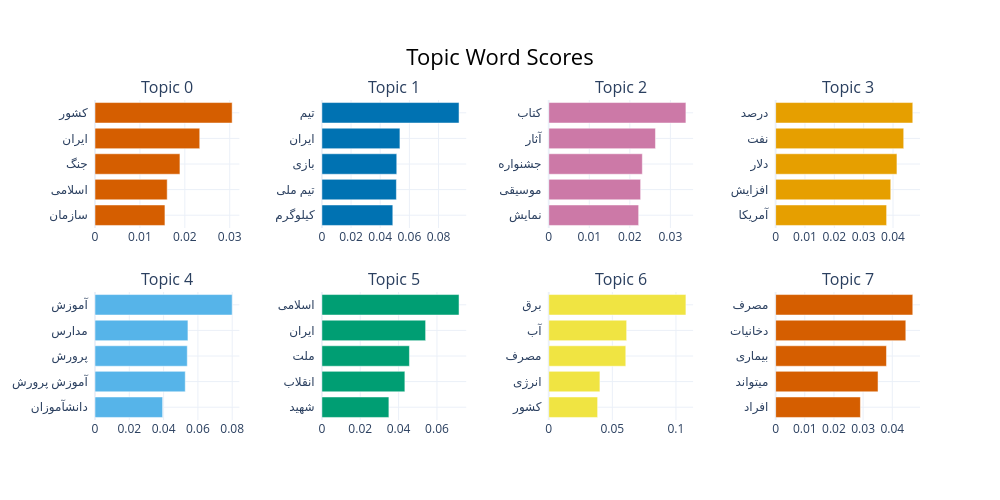

The notebook cell saved with this chart:
### Code cell
fig = topic_model.visualize_barchart(
    top_n_topics=20
)

fig.show()

### Figure 1 — Plotly figure (JSON) as saved in the notebook; plotly's stock layout.template omitted (floating-point values rounded to 4 significant figures)
{"data": [{"marker": {"color": "#D55E00"}, "orientation": "h", "type": "bar", "x": [0.01557, 0.01608, 0.01891, 0.02332, 0.03054], "xaxis": "x", "y": ["سازمان  ", "اسلامی  ", "جنگ  ", "ایران  ", "کشور  "], "yaxis": "y"}, {"marker": {"color": "#0072B2"}, "orientation": "h", "type": "bar", "x": [0.04864, 0.0511, 0.05136, 0.05352, 0.09405], "xaxis": "x2", "y": ["کیلوگرم  ", "تیم ملی  ", "بازی  ", "ایران  ", "تیم  "], "yaxis": "y2"}, {"marker": {"color": "#CC79A7"}, "orientation": "h", "type": "bar", "x": [0.02217, 0.02266, 0.02308, 0.02632, 0.03383], "xaxis": "x3", "y": ["نمایش  ", "موسیقی  ", "جشنواره  ", "آثار  ", "کتاب  "], "yaxis": "y3"}, {"marker": {"color": "#E69F00"}, "orientation": "h", "type": "bar", "x": [0.03782, 0.03923, 0.04134, 0.04364, 0.04674], "xaxis": "x4", "y": ["آمریکا  ", "افزایش  ", "دلار  ", "نفت  ", "درصد  "], "yaxis": "y4"}, {"marker": {"color": "#56B4E9"}, "orientation": "h", "type": "bar", "x": [0.03944, 0.05263, 0.0538, 0.05418, 0.07997], "xaxis": "x5", "y": ["دانشآموزان  ", "آموزش پرورش  ", "پرورش  ", "مدارس  ", "آموزش  "], "yaxis": "y5"}, {"marker": {"color": "#009E73"}, "orientation": "h", "type": "bar", "x": [0.03494, 0.04327, 0.04564, 0.05408, 0.07151], "xaxis": "x6", "y": ["شهید  ", "انقلاب  ", "ملت  ", "ایران  ", "اسلامی  "], "yaxis": "y6"}, {"marker": {"color": "#F0E442"}, "orientation": "h", "type": "bar", "x": [0.03842, 0.04023, 0.06057, 0.06125, 0.1078], "xaxis": "x7", "y": ["کشور  ", "انرژی  ", "مصرف  ", "آب  ", "برق  "], "yaxis": "y7"}, {"marker": {"color": "#D55E00"}, "orientation": "h", "type": "bar", "x": [0.02908, 0.03512, 0.03801, 0.04464, 0.04703], "xaxis": "x8", "y": ["افراد  ", "میتواند  ", "بیماری  ", "دخانیات  ", "مصرف  "], "yaxis": "y8"}], "layout": {"annotations": [{"font": {"size": 16}, "showarrow": false, "text": "Topic 0", "x": 0.0875, "xanchor": "center", "xref": "paper", "y": 1, "yanchor": "bottom", "yref": "paper"}, {"font": {"size": 16}, "showarrow": false, "text": "Topic 1", "x": 0.3625, "xanchor": "center", "xref": "paper", "y": 1, "yanchor": "bottom", "yref": "paper"}, {"font": {"size": 16}, "showarrow": false, "text": "Topic 2", "x": 0.6375, "xanchor": "center", "xref": "paper", "y": 1, "yanchor": "bottom", "yref": "paper"}, {"font": {"size": 16}, "showarrow": false, "text": "Topic 3", "x": 0.9125, "xanchor": "center", "xref": "paper", "y": 1, "yanchor": "bottom", "yref": "paper"}, {"font": {"size": 16}, "showarrow": false, "text": "Topic 4", "x": 0.0875, "xanchor": "center", "xref": "paper", "y": 0.4, "yanchor": "bottom", "yref": "paper"}, {"font": {"size": 16}, "showarrow": false, "text": "Topic 5", "x": 0.3625, "xanchor": "center", "xref": "paper", "y": 0.4, "yanchor": "bottom", "yref": "paper"}, {"font": {"size": 16}, "showarrow": false, "text": "Topic 6", "x": 0.6375, "xanchor": "center", "xref": "paper", "y": 0.4, "yanchor": "bottom", "yref": "paper"}, {"font": {"size": 16}, "showarrow": false, "text": "Topic 7", "x": 0.9125, "xanchor": "center", "xref": "paper", "y": 0.4, "yanchor": "bottom", "yref": "paper"}], "height": 500, "hoverlabel": {"bgcolor": "white", "font": {"family": "Rockwell", "size": 16}}, "showlegend": false, "title": {"font": {"color": "Black", "size": 22}, "text": "Topic Word Scores", "x": 0.5, "xanchor": "center", "yanchor": "top"}, "width": 1000, "xaxis": {"anchor": "y", "domain": [0, 0.175], "showgrid": true}, "xaxis2": {"anchor": "y2", "domain": [0.275, 0.45], "showgrid": true}, "xaxis3": {"anchor": "y3", "domain": [0.55, 0.725], "showgrid": true}, "xaxis4": {"anchor": "y4", "domain": [0.825, 1], "showgrid": true}, "xaxis5": {"anchor": "y5", "domain": [0, 0.175], "showgrid": true}, "xaxis6": {"anchor": "y6", "domain": [0.275, 0.45], "showgrid": true}, "xaxis7": {"anchor": "y7", "domain": [0.55, 0.725], "showgrid": true}, "xaxis8": {"anchor": "y8", "domain": [0.825, 1], "showgrid": true}, "yaxis": {"anchor": "x", "domain": [0.6, 1], "showgrid": true}, "yaxis2": {"anchor": "x2", "domain": [0.6, 1], "showgrid": true}, "yaxis3": {"anchor": "x3", "domain": [0.6, 1], "showgrid": true}, "yaxis4": {"anchor": "x4", "domain": [0.6, 1], "showgrid": true}, "yaxis5": {"anchor": "x5", "domain": [0, 0.4], "showgrid": true}, "yaxis6": {"anchor": "x6", "domain": [0, 0.4], "showgrid": true}, "yaxis7": {"anchor": "x7", "domain": [0, 0.4], "showgrid": true}, "yaxis8": {"anchor": "x8", "domain": [0, 0.4], "showgrid": true}}}
